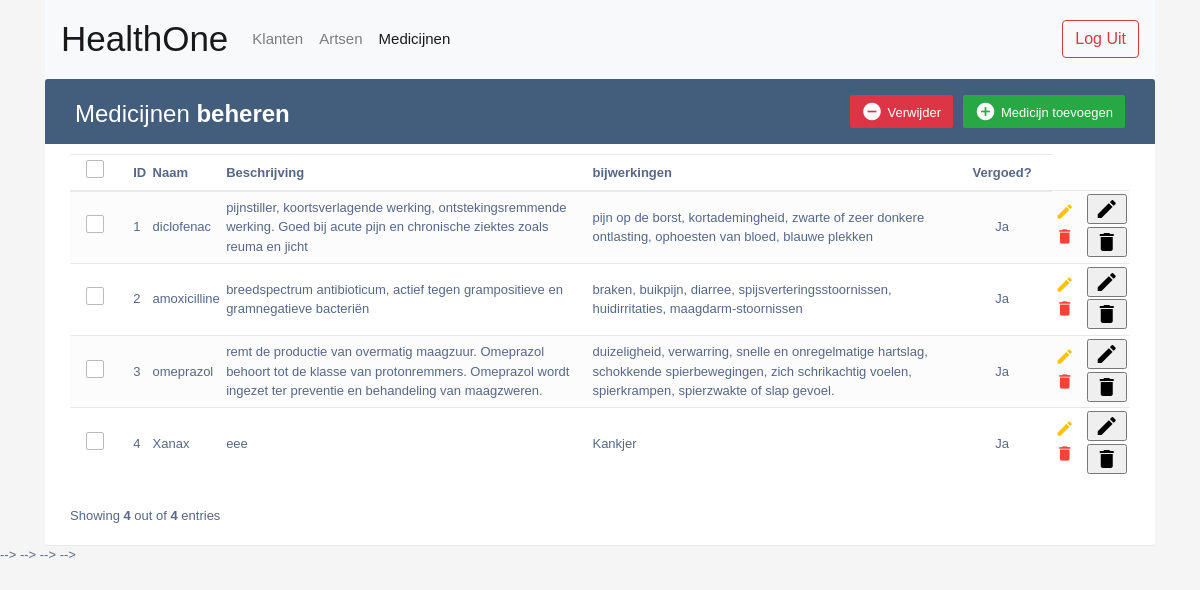
Page /medicijnen.php on the committed database.
### tables this page shows
CREATE TABLE `medicijnen` (
  `id` int(11) NOT NULL,
  `naam` varchar(30) NOT NULL,
  `beschrijving` mediumtext NOT NULL,
  `bijwerkingen` mediumtext NOT NULL,
  `vergoed` tinyint(1) DEFAULT '1'
);

### medicijnen.php (the view, shortened to what this page needs)
<!DOCTYPE html>
<html lang="en">
<head>
    <link rel="stylesheet" href="assets/fonts/varela-round.css">
    <link rel="stylesheet" href="assets/icons/material-icons.css">
    <link rel="stylesheet" href="assets/fonts/font-awesome.min.css">
    <link rel="stylesheet" href="assets/bootstrap/css/bootstrap.min.css">
    <link rel="stylesheet" href="assets/css/crud.css">
</head>
<body>
<div class="container">
    <nav class="navbar navbar-expand-sm navbar-light bg-light">
        <a class="navbar-brand" href="#">HealthOne</a>
        <div class="collapse navbar-collapse" id="navbarSupportedContent">
            <ul class="navbar-nav mr-auto">
                <li class="nav-item">
                    <a class="nav-link" href="patients.php">Klanten</a>
                </li>
                <li class="nav-item">
                    <a class="nav-link" href="artsen.php">Artsen</a>
                </li>
                <li class="nav-item active">
                    <a class="nav-link" href="#">Medicijnen <span class="sr-only">(current)</span></a>
                </li>
            </ul>
            <form class="form-inline my-2 my-lg-0" action="index.php">
                <button class="btn btn-outline-danger my-2 my-sm-0" type="submit">Log Uit</button>
            </form>
        </div>
    </nav>
    <div class="table-wrapper">
        <div class="table-title">
            <div class="row">
                <div class="col-sm-6">
                    <h2>Medicijnen<b> beheren</b></h2>
                </div>
                <div class="col-sm-6">
                    <a href="#addEmployeeModal" class="btn btn-success" data-toggle="modal"><i class="material-icons">&#xE147;</i> <span>Medicijn toevoegen</span></a>
                    <a href="#deleteEmployeeModal" class="btn btn-danger" data-toggle="modal"><i class="material-icons">&#xE15C;</i> <span>Verwijder</span></a>
                </div>
            </div>
        </div>
        <table class="table table-striped table-hover">
            <thead>
            <tr>
                <th class="text-center">
							<span class="custom-checkbox">
								<label for="selectAll"></label>
							</span>
                </th>
                <th>ID</th>
                <th>Naam</th>
                <th>Beschrijving</th>
                <th>bijwerkingen</th>
                <th class="text-center">Vergoed?</th>
            </tr>
            </thead>
            <tbody>
            <?php
            include("CRUD.php");
            $query = $db->prepare("SELECT * FROM medicijnen");
            $query->execute();
            $counter = 0;
            $result = $query->fetchAll (PDO::FETCH_ASSOC);
            foreach($result as &$data) {
                $counter++;
                $checkbox = $data["id"];
                echo "<tr>";
                echo "<td class='text-center'>
                          <span class=\"custom-checkbox\">
                          <input type=\"checkbox\" id=\"$checkbox\" name=\"options[]\" value=\"1\">
                              <label for=\"$checkbox\"></label>
                          </span>
                          </td>";
                echo "<td>" . $data["id"] . "</td>";
                $id = $data["id"];
                echo "<td>" . $data["naam"] . "</td>";
                echo "<td>" . $data["beschrijving"] . "</td>";
                echo "<td>" . $data["bijwerkingen"] . "</td>";
                if ($data["vergoed"] = 1) {
                    echo "<td class='text-center'>Ja</td>";
                } else {
                    echo "<td class='text-center'>Nee</td>";
                }
                echo "<td>
                         <a href='#editEmployeeModal' onclick=\"document.getElementById('myForm').submit();\" id='editLink' class=\"edit\" data-toggle=\"modal\"><i class=\"material-icons\" data-toggle=\"tooltip\" title=\"Edit\">&#xE254;</i></a>
                         <a href='#deleteEmployeeModal' class=\"delete\" data-toggle=\"modal\"><i class=\"material-icons\" data-toggle=\"tooltip\" title=\"Delete\">&#xE872;</i></a>
                      </td>";
                echo "<td>
                          <form method='post' id='editForm'>
                             <input type='submit' name='load' value='&#xE254' data-toggle='tooltip' title='Edit' class='material-icons edit'>
                             <a hidden href='#editEmployeeModal' id='editLink' class=\"edit\" data-toggle=\"modal\"><i class=\"material-icons\" data-toggle=\"tooltip\" title=\"Edit\">&#xE254;</i></a>
                             <input type='text' name='rowid' value='$id' hidden>
                          </form>
                          <form action='' method='post' id='deleteForm'>
                             <input type='submit' value='&#xE872' data-toggle='tooltip' title='Delete' class='material-icons delete'>
                          </form>
                      </td>";
                echo "</tr>";
            }
            ?>
            </tbody>
        </table>
        <div class="clearfix">
            <?php echo "<div class=\"hint-text\">Showing <b>$counter</b> out of <b>$counter</b> entries</div>"?>
        </div>
    </div>
</div>
</body>
</html>

### assets/css/crud.css (style rules this page uses)
body { color: #566787; background: #f5f5f5; font-family: 'Varela Round', sans-serif; font-size: 13px; }
.navbar-brand { font-size: 35px; }
.nav-link { font-size: 15px; }
.table td, .table th { padding: 0.20rem; }
.table-wrapper { background: #fff; padding: 20px 25px; margin: 0 0; border-radius: 3px; box-shadow: 0 1px 1px rgba(0,0,0,.05); }
.table-title { padding-bottom: 15px; background: #435d7d; color: #fff; padding: 16px 30px; margin: -20px -25px 10px; border-radius: 3px 3px 0 0; }
.table-title h2 { margin: 5px 0 0; font-size: 24px; }
.table-title .btn { color: #fff; float: right; font-size: 13px; border: none; min-width: 50px; border-radius: 2px; border: none; outline: none !important; margin-left: 10px; }
.table-title .btn i { float: left; font-size: 21px; margin-right: 5px; }
.table-title .btn span { float: left; margin-top: 2px; }
table.table tr th, table.table tr td { border-color: #e9e9e9; vertical-align: middle; }
table.table tr th:first-child { width: 60px; }
table.table tr th:last-child { width: 100px; }
table.table-striped tbody tr:nth-of-type(odd) { background-color: #fcfcfc; }
table.table td a { font-weight: bold; color: #566787; display: inline-block; text-decoration: none; outline: none !important; }
table.table td a.edit { color: #FFC107; }
table.table td a.delete { color: #F44336; }
table.table td i { font-size: 19px; }
.hint-text { float: left; margin-top: 10px; font-size: 13px; }
.custom-checkbox { position: relative; }
.custom-checkbox label:before { width: 18px; height: 18px; }
.custom-checkbox label:before { content: ''; margin-right: 10px; display: inline-block; vertical-align: text-top; background: white; border: 1px solid #bbb; border-radius: 2px; box-sizing: border-box; z-index: 2; }

### rows in the picture
medicijnen: id "1", naam "diclofenac", beschrijving "pijnstiller, koortsverlagende werking, ontstekingsremmende werking. Goed bij acute pijn en chronische ziektes zoals reuma en jicht", bijwerkingen "pijn op de borst, kortademingheid, zwarte of zeer donkere ontlasting, ophoesten van bloed, blauwe plekken"
medicijnen: id "2", naam "amoxicilline", beschrijving "breedspectrum antibioticum, actief tegen grampositieve en gramnegatieve bacteriën", bijwerkingen "braken, buikpijn, diarree, spijsverteringsstoornissen, huidirritaties, maagdarm-stoornissen"
medicijnen: id "3", naam "omeprazol", beschrijving "remt de productie van overmatig maagzuur. Omeprazol behoort tot de klasse van protonremmers. Omeprazol wordt ingezet ter preventie en behandeling van maagzweren.", bijwerkingen "duizeligheid, verwarring, snelle en onregelmatige hartslag, schokkende spierbewegingen, zich schrikachtig voelen, spierkrampen, spierzwakte of slap gevoel."
medicijnen: id "4", naam "Xanax", beschrijving "eee", bijwerkingen "Kankjer"

### other values in the picture
$counter "4"
